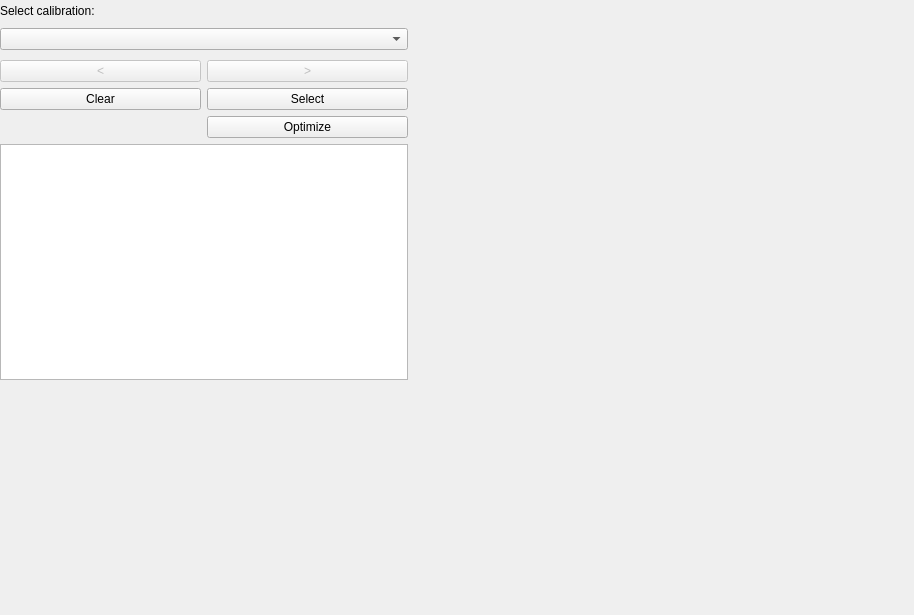
<?xml version="1.0" encoding="UTF-8"?>
<ui version="4.0">
 <class>extraction_view</class>
 <widget class="QWidget" name="extraction_view">
  <property name="geometry">
   <rect>
    <x>0</x>
    <y>0</y>
    <width>914</width>
    <height>615</height>
   </rect>
  </property>
  <property name="windowTitle">
   <string>Form</string>
  </property>
  <layout class="QHBoxLayout" name="horizontalLayout">
   <property name="leftMargin">
    <number>0</number>
   </property>
   <property name="topMargin">
    <number>0</number>
   </property>
   <property name="rightMargin">
    <number>0</number>
   </property>
   <property name="bottomMargin">
    <number>0</number>
   </property>
   <item>
    <layout class="QHBoxLayout" name="horizontalLayout_2">
     <item>
      <layout class="QVBoxLayout" name="verticalLayout_2">
       <item>
        <widget class="QWidget" name="widget" native="true">
         <property name="sizePolicy">
          <sizepolicy hsizetype="Expanding" vsizetype="Fixed">
           <horstretch>0</horstretch>
           <verstretch>0</verstretch>
          </sizepolicy>
         </property>
         <property name="minimumSize">
          <size>
           <width>400</width>
           <height>54</height>
          </size>
         </property>
         <property name="maximumSize">
          <size>
           <width>700</width>
           <height>16777215</height>
          </size>
         </property>
         <layout class="QVBoxLayout" name="verticalLayout">
          <property name="leftMargin">
           <number>0</number>
          </property>
          <property name="topMargin">
           <number>0</number>
          </property>
          <property name="rightMargin">
           <number>0</number>
          </property>
          <property name="bottomMargin">
           <number>0</number>
          </property>
          <item>
           <widget class="QLabel" name="label">
            <property name="sizePolicy">
             <sizepolicy hsizetype="Expanding" vsizetype="Fixed">
              <horstretch>0</horstretch>
              <verstretch>0</verstretch>
             </sizepolicy>
            </property>
            <property name="text">
             <string>Select calibration:</string>
            </property>
           </widget>
          </item>
          <item>
           <widget class="QComboBox" name="combobox_datasets">
            <property name="minimumSize">
             <size>
              <width>0</width>
              <height>0</height>
             </size>
            </property>
           </widget>
          </item>
         </layout>
        </widget>
       </item>
       <item>
        <layout class="QHBoxLayout" name="horizontalLayout_3">
         <item>
          <widget class="QPushButton" name="button_prev_frame">
           <property name="enabled">
            <bool>false</bool>
           </property>
           <property name="text">
            <string>&lt;</string>
           </property>
          </widget>
         </item>
         <item>
          <widget class="QPushButton" name="button_next_frame">
           <property name="enabled">
            <bool>false</bool>
           </property>
           <property name="text">
            <string>&gt;</string>
           </property>
          </widget>
         </item>
        </layout>
       </item>
       <item>
        <widget class="QWidget" name="widget_3" native="true">
         <property name="sizePolicy">
          <sizepolicy hsizetype="Expanding" vsizetype="Preferred">
           <horstretch>0</horstretch>
           <verstretch>0</verstretch>
          </sizepolicy>
         </property>
         <property name="minimumSize">
          <size>
           <width>300</width>
           <height>50</height>
          </size>
         </property>
         <property name="maximumSize">
          <size>
           <width>700</width>
           <height>16777215</height>
          </size>
         </property>
         <layout class="QGridLayout" name="gridLayout">
          <property name="leftMargin">
           <number>0</number>
          </property>
          <property name="topMargin">
           <number>0</number>
          </property>
          <property name="rightMargin">
           <number>0</number>
          </property>
          <property name="bottomMargin">
           <number>0</number>
          </property>
          <item row="1" column="1">
           <widget class="QPushButton" name="button_select_done">
            <property name="minimumSize">
             <size>
              <width>100</width>
              <height>0</height>
             </size>
            </property>
            <property name="text">
             <string>Select</string>
            </property>
           </widget>
          </item>
          <item row="2" column="1">
           <widget class="QPushButton" name="button_optimize">
            <property name="minimumSize">
             <size>
              <width>100</width>
              <height>0</height>
             </size>
            </property>
            <property name="text">
             <string>Optimize</string>
            </property>
           </widget>
          </item>
          <item row="1" column="0">
           <widget class="QPushButton" name="button_clear">
            <property name="minimumSize">
             <size>
              <width>100</width>
              <height>0</height>
             </size>
            </property>
            <property name="text">
             <string>Clear</string>
            </property>
           </widget>
          </item>
         </layout>
        </widget>
       </item>
       <item>
        <widget class="QWidget" name="widget_2" native="true">
         <property name="minimumSize">
          <size>
           <width>0</width>
           <height>20</height>
          </size>
         </property>
         <property name="maximumSize">
          <size>
           <width>700</width>
           <height>16777215</height>
          </size>
         </property>
         <layout class="QVBoxLayout" name="verticalLayout_3">
          <property name="leftMargin">
           <number>0</number>
          </property>
          <property name="topMargin">
           <number>0</number>
          </property>
          <property name="rightMargin">
           <number>0</number>
          </property>
          <property name="bottomMargin">
           <number>0</number>
          </property>
          <item>
           <widget class="QTableWidget" name="table_selected_points"/>
          </item>
         </layout>
        </widget>
       </item>
       <item>
        <spacer name="verticalSpacer">
         <property name="orientation">
          <enum>Qt::Vertical</enum>
         </property>
         <property name="sizeHint" stdset="0">
          <size>
           <width>20</width>
           <height>40</height>
          </size>
         </property>
        </spacer>
       </item>
      </layout>
     </item>
    </layout>
   </item>
   <item>
    <widget class="QWidget" name="image_widget" native="true">
     <property name="minimumSize">
      <size>
       <width>500</width>
       <height>500</height>
      </size>
     </property>
    </widget>
   </item>
  </layout>
 </widget>
 <resources/>
 <connections/>
</ui>
